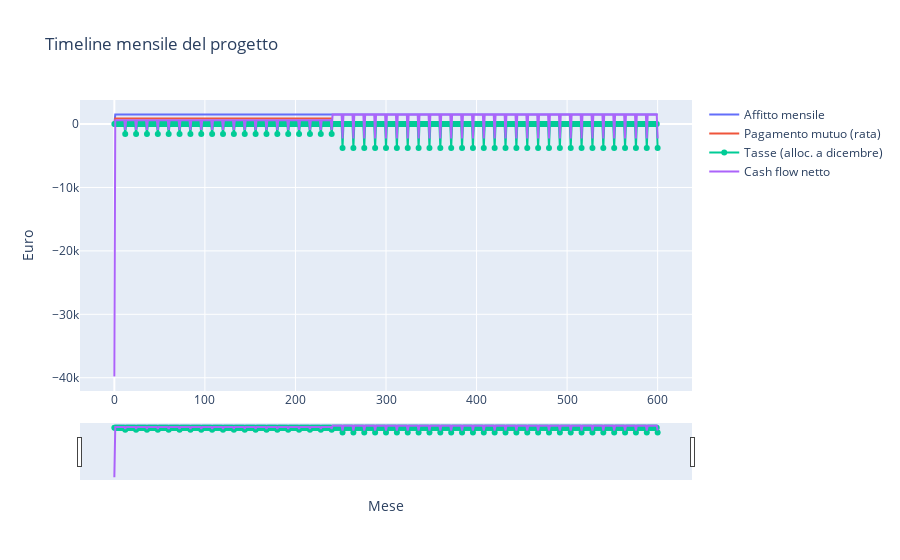

Source (notebook cell):
### Markdown cell above
## Grafico interattivo (Plotly)

### Code cell
# Tracce principali: affitto, rata (pagamento mutuo), tasse, cash flow netto
x = df["mese"]
fig = go.Figure()

fig.add_trace(go.Scatter(x=x, y=df["affitto"], mode="lines", name="Affitto mensile",
                         hovertemplate="Mese %{x}<br>Affitto: %{y:.2f} €<extra></extra>"))
fig.add_trace(go.Scatter(x=x, y=df["rata"], mode="lines", name="Pagamento mutuo (rata)",
                         hovertemplate="Mese %{x}<br>Rata: %{y:.2f} €<extra></extra>"))
fig.add_trace(go.Scatter(x=x, y=df["tasse"], mode="markers+lines", name="Tasse (alloc. a dicembre)",
                         hovertemplate="Mese %{x}<br>Tasse: %{y:.2f} €<extra></extra>"))
fig.add_trace(go.Scatter(x=x, y=df["cf_netto"], mode="lines", name="Cash flow netto",
                         hovertemplate="Mese %{x}<br>CF netto: %{y:.2f} €<extra></extra>"))

# Range slider/selector e zoom abilitati di default
fig.update_layout(
    title="Timeline mensile del progetto",
    xaxis_title="Mese",
    yaxis_title="Euro",
    xaxis=dict(
        rangeselector=dict(
            buttons=list([
                dict(count=12, label="1y", step="month", stepmode="backward"),
                dict(count=60, label="5y", step="month", stepmode="backward"),
                dict(step="all")
            ])
        ),
        rangeslider=dict(visible=True),
        type="linear",
    ),
    hovermode="x unified"
)

fig.show()

### Figure 1 — Plotly figure (JSON) as saved in the notebook; plotly's stock layout.template omitted (floating-point values rounded to 4 significant figures; data arrays with more than 128 entries replaced by an {"elided": "..."} marker saying what was removed)
{"data": [{"hovertemplate": "Mese %{x}<br>Affitto: %{y:.2f} €<extra></extra>", "mode": "lines", "name": "Affitto mensile", "type": "scatter", "x": {"elided": "601 int values"}, "y": {"elided": "601 float values"}}, {"hovertemplate": "Mese %{x}<br>Rata: %{y:.2f} €<extra></extra>", "mode": "lines", "name": "Pagamento mutuo (rata)", "type": "scatter", "x": {"elided": "601 int values"}, "y": {"elided": "601 float values"}}, {"hovertemplate": "Mese %{x}<br>Tasse: %{y:.2f} €<extra></extra>", "mode": "markers+lines", "name": "Tasse (alloc. a dicembre)", "type": "scatter", "x": {"elided": "601 int values"}, "y": {"elided": "601 float values"}}, {"hovertemplate": "Mese %{x}<br>CF netto: %{y:.2f} €<extra></extra>", "mode": "lines", "name": "Cash flow netto", "type": "scatter", "x": {"elided": "601 int values"}, "y": {"elided": "601 float values"}}], "layout": {"hovermode": "x unified", "title": {"text": "Timeline mensile del progetto"}, "xaxis": {"rangeselector": {"buttons": [{"count": 12, "label": "1y", "step": "month", "stepmode": "backward"}, {"count": 60, "label": "5y", "step": "month", "stepmode": "backward"}, {"step": "all"}]}, "rangeslider": {"visible": true}, "title": {"text": "Mese"}, "type": "linear"}, "yaxis": {"title": {"text": "Euro"}}}}
